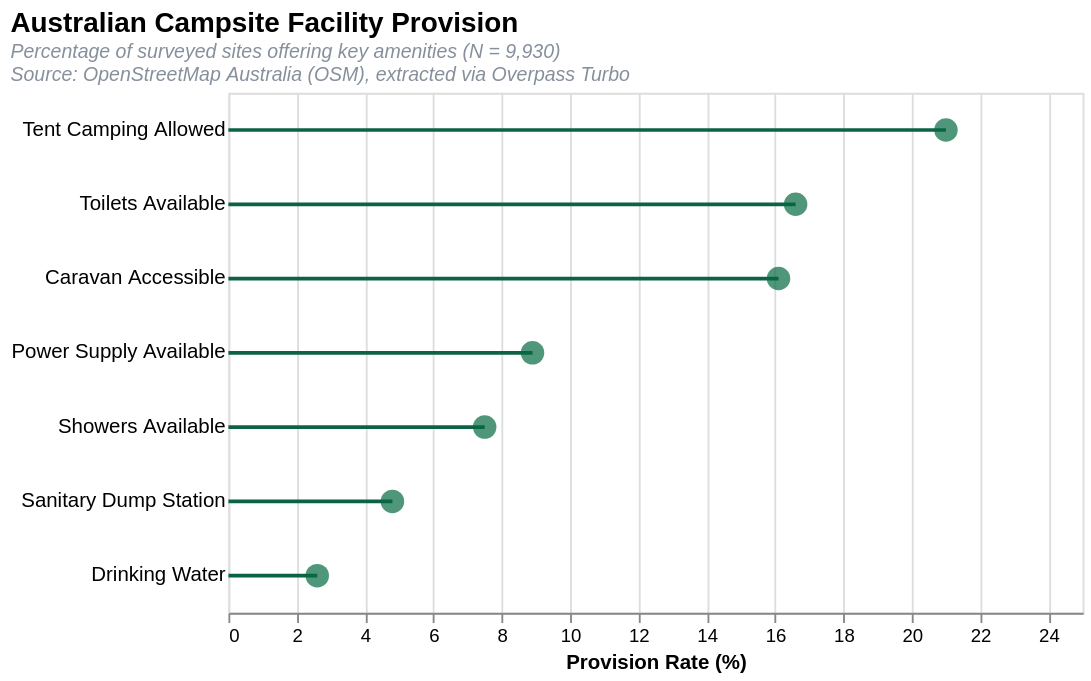

The specification (Vega-Lite) saved for this image:
### Vega-Lite specification from a JSON file in a GitHub repository (floating-point values rounded to 4 significant figures)
{"$schema": "https://vega.github.io/schema/vega-lite/v5.json", "background": "transparent", "title": {"text": "Australian Campsite Facility Provision", "subtitle": ["Percentage of surveyed sites offering key amenities (N = 9,930)", "Source: OpenStreetMap Australia (OSM), extracted via Overpass Turbo"], "subtitleColor": "#868f9c", "subtitleFontStyle": "italic", "subtitleFontSize": 10.5, "anchor": "start", "fontSize": 15}, "width": 460, "height": 280, "data": {"values": [{"category": "Tent Camping Allowed", "count": 2083, "percentage": 21.0}, {"category": "Toilets Available", "count": 1650, "percentage": 16.6}, {"category": "Caravan Accessible", "count": 1595, "percentage": 16.1}, {"category": "Power Supply Available", "count": 884, "percentage": 8.9}, {"category": "Showers Available", "count": 745, "percentage": 7.5}, {"category": "Sanitary Dump Station", "count": 475, "percentage": 4.8}, {"category": "Drinking Water", "count": 254, "percentage": 2.6}]}, "encoding": {"y": {"field": "category", "type": "nominal", "sort": "-x", "axis": {"title": null, "labelFontSize": 11, "domain": false, "ticks": false}}, "x": {"field": "percentage", "type": "quantitative", "scale": {"domain": [0, 25]}, "axis": {"title": "Provision Rate (%)", "grid": true, "format": ".0f"}}}, "layer": [{"mark": {"type": "rule", "color": "#0c6244", "strokeWidth": 2}}, {"mark": {"type": "circle", "size": 160, "color": "#056a42"}, "encoding": {"tooltip": [{"field": "category", "type": "nominal", "title": "Facility"}, {"field": "percentage", "type": "quantitative", "title": "Availability (%)", "format": ".1f"}, {"field": "count", "type": "quantitative", "title": "Total Sites", "format": ","}]}}]}
